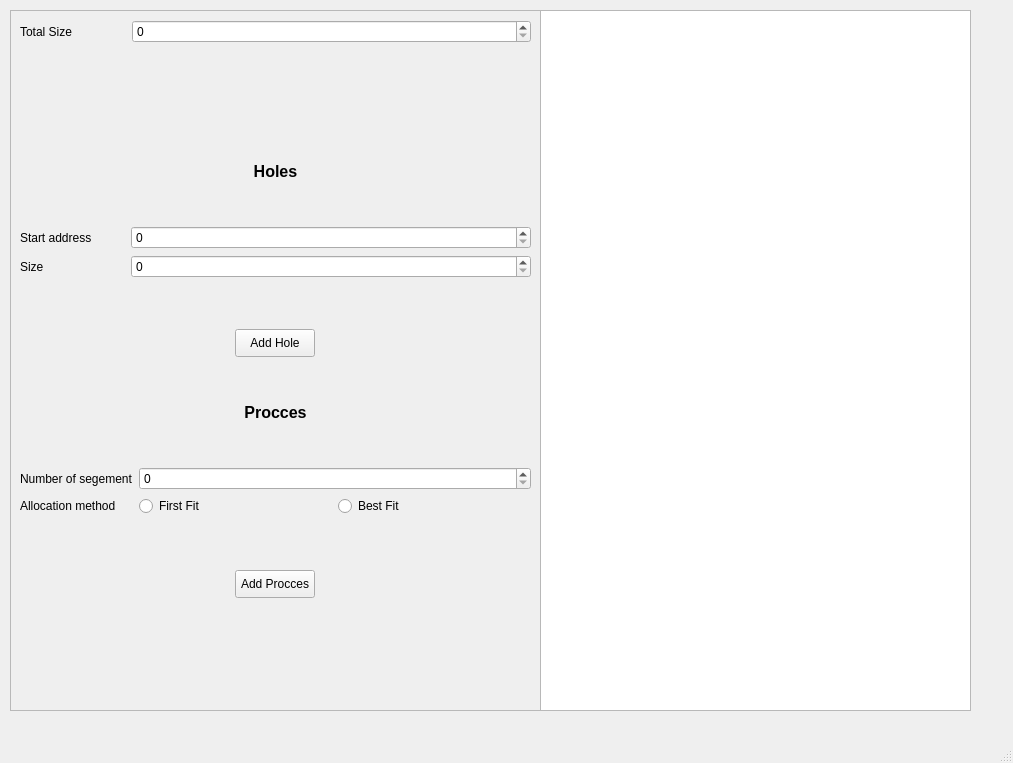
<?xml version="1.0" encoding="UTF-8"?>
<ui version="4.0">
 <class>MainWindow</class>
 <widget class="QMainWindow" name="MainWindow">
  <property name="geometry">
   <rect>
    <x>0</x>
    <y>0</y>
    <width>1013</width>
    <height>763</height>
   </rect>
  </property>
  <property name="windowTitle">
   <string>Memmory Segemntation </string>
  </property>
  <widget class="QWidget" name="centralwidget">
   <widget class="QGraphicsView" name="graphicsView">
    <property name="geometry">
     <rect>
      <x>540</x>
      <y>10</y>
      <width>431</width>
      <height>701</height>
     </rect>
    </property>
   </widget>
   <widget class="QScrollArea" name="scrollArea">
    <property name="geometry">
     <rect>
      <x>10</x>
      <y>10</y>
      <width>531</width>
      <height>701</height>
     </rect>
    </property>
    <property name="widgetResizable">
     <bool>true</bool>
    </property>
    <widget class="QWidget" name="scrollAreaWidgetContents">
     <property name="geometry">
      <rect>
       <x>0</x>
       <y>0</y>
       <width>529</width>
       <height>699</height>
      </rect>
     </property>
     <layout class="QVBoxLayout" name="verticalLayout">
      <item>
       <layout class="QFormLayout" name="formLayout_2">
        <item row="0" column="0">
         <widget class="QLabel" name="label">
          <property name="text">
           <string>Total Size                </string>
          </property>
         </widget>
        </item>
        <item row="0" column="1">
         <widget class="QSpinBox" name="total">
          <property name="maximum">
           <number>1000000000</number>
          </property>
         </widget>
        </item>
       </layout>
      </item>
      <item>
       <widget class="QLabel" name="label_6">
        <property name="font">
         <font>
          <pointsize>12</pointsize>
          <weight>75</weight>
          <italic>false</italic>
          <bold>true</bold>
          <underline>false</underline>
          <strikeout>false</strikeout>
          <stylestrategy>PreferDefault</stylestrategy>
          <kerning>true</kerning>
         </font>
        </property>
        <property name="text">
         <string>Holes</string>
        </property>
        <property name="alignment">
         <set>Qt::AlignCenter</set>
        </property>
       </widget>
      </item>
      <item>
       <layout class="QFormLayout" name="formLayout_3">
        <item row="0" column="0">
         <widget class="QLabel" name="label_5">
          <property name="text">
           <string>Start address          </string>
          </property>
         </widget>
        </item>
        <item row="0" column="1">
         <widget class="QSpinBox" name="start">
          <property name="maximum">
           <number>1000000000</number>
          </property>
         </widget>
        </item>
        <item row="1" column="0">
         <widget class="QLabel" name="label_4">
          <property name="text">
           <string>Size</string>
          </property>
         </widget>
        </item>
        <item row="1" column="1">
         <widget class="QSpinBox" name="size">
          <property name="maximum">
           <number>1000000000</number>
          </property>
         </widget>
        </item>
       </layout>
      </item>
      <item alignment="Qt::AlignHCenter">
       <widget class="QPushButton" name="Hole">
        <property name="maximumSize">
         <size>
          <width>93</width>
          <height>28</height>
         </size>
        </property>
        <property name="text">
         <string>Add Hole</string>
        </property>
       </widget>
      </item>
      <item>
       <widget class="QLabel" name="label_7">
        <property name="font">
         <font>
          <pointsize>12</pointsize>
          <weight>75</weight>
          <italic>false</italic>
          <bold>true</bold>
          <underline>false</underline>
          <strikeout>false</strikeout>
          <stylestrategy>PreferDefault</stylestrategy>
          <kerning>true</kerning>
         </font>
        </property>
        <property name="text">
         <string>Procces</string>
        </property>
        <property name="alignment">
         <set>Qt::AlignCenter</set>
        </property>
       </widget>
      </item>
      <item>
       <layout class="QFormLayout" name="formLayout">
        <property name="sizeConstraint">
         <enum>QLayout::SetMinimumSize</enum>
        </property>
        <item row="0" column="0">
         <widget class="QLabel" name="label_3">
          <property name="text">
           <string>Number of segement</string>
          </property>
         </widget>
        </item>
        <item row="0" column="1">
         <widget class="QSpinBox" name="spinBox_4">
          <property name="maximum">
           <number>1000000000</number>
          </property>
         </widget>
        </item>
        <item row="1" column="1">
         <layout class="QHBoxLayout" name="horizontalLayout">
          <item>
           <widget class="QRadioButton" name="First">
            <property name="text">
             <string>First Fit</string>
            </property>
           </widget>
          </item>
          <item>
           <widget class="QRadioButton" name="Best">
            <property name="text">
             <string>Best Fit</string>
            </property>
           </widget>
          </item>
         </layout>
        </item>
        <item row="1" column="0">
         <widget class="QLabel" name="label_2">
          <property name="text">
           <string>Allocation method</string>
          </property>
         </widget>
        </item>
       </layout>
      </item>
      <item>
       <layout class="QGridLayout" name="gridLayout">
        <property name="sizeConstraint">
         <enum>QLayout::SetMinimumSize</enum>
        </property>
       </layout>
      </item>
      <item alignment="Qt::AlignHCenter">
       <widget class="QPushButton" name="Process">
        <property name="maximumSize">
         <size>
          <width>93</width>
          <height>28</height>
         </size>
        </property>
        <property name="text">
         <string>Add Procces</string>
        </property>
       </widget>
      </item>
      <item>
       <widget class="QLabel" name="pro">
        <property name="font">
         <font>
          <pointsize>12</pointsize>
          <weight>50</weight>
          <italic>false</italic>
          <bold>false</bold>
          <underline>false</underline>
          <strikeout>false</strikeout>
          <stylestrategy>PreferDefault</stylestrategy>
          <kerning>true</kerning>
         </font>
        </property>
        <property name="text">
         <string/>
        </property>
        <property name="alignment">
         <set>Qt::AlignCenter</set>
        </property>
       </widget>
      </item>
     </layout>
    </widget>
   </widget>
  </widget>
  <widget class="QMenuBar" name="menubar">
   <property name="geometry">
    <rect>
     <x>0</x>
     <y>0</y>
     <width>1013</width>
     <height>26</height>
    </rect>
   </property>
  </widget>
  <widget class="QStatusBar" name="statusbar"/>
 </widget>
 <resources/>
 <connections/>
</ui>
